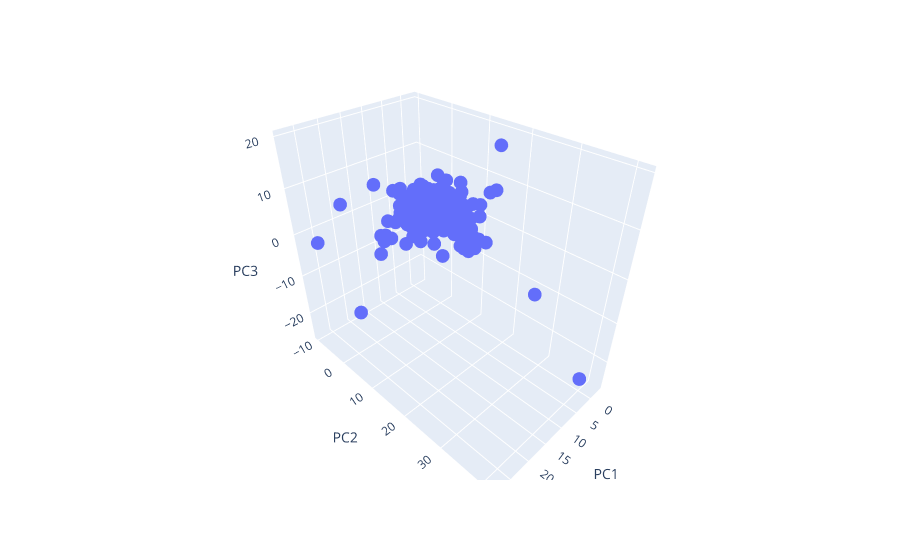

Write notebook code for a chart like this one.
### Code cell
import plotly.express as px
fig=plt.figure(figsize=(10,10))
fig = px.scatter_3d(PCA3D, x='PC1', y='PC2', z='PC3')
fig.show()

### Figure 1 — Plotly figure (JSON) as saved in the notebook; plotly's stock layout.template omitted (floating-point values rounded to 4 significant figures; data arrays with more than 128 entries replaced by an {"elided": "..."} marker saying what was removed)
{"data": [{"hovertemplate": "PC1=%{x}<br>PC2=%{y}<br>PC3=%{z}<extra></extra>", "legendgroup": "", "marker": {"color": "#636efa", "symbol": "circle"}, "mode": "markers", "name": "", "scene": "scene", "showlegend": false, "type": "scatter3d", "x": {"elided": "3660 float values"}, "y": {"elided": "3660 float values"}, "z": {"elided": "3660 float values"}}], "layout": {"autosize": true, "legend": {"tracegroupgap": 0}, "margin": {"t": 60}, "scene": {"aspectmode": "auto", "aspectratio": {"x": 0.7449, "y": 1.224, "z": 1.097}, "domain": {"x": [0, 1], "y": [0, 1]}, "xaxis": {"title": {"text": "PC1"}, "type": "linear"}, "yaxis": {"title": {"text": "PC2"}, "type": "linear"}, "zaxis": {"title": {"text": "PC3"}, "type": "linear"}}}}
